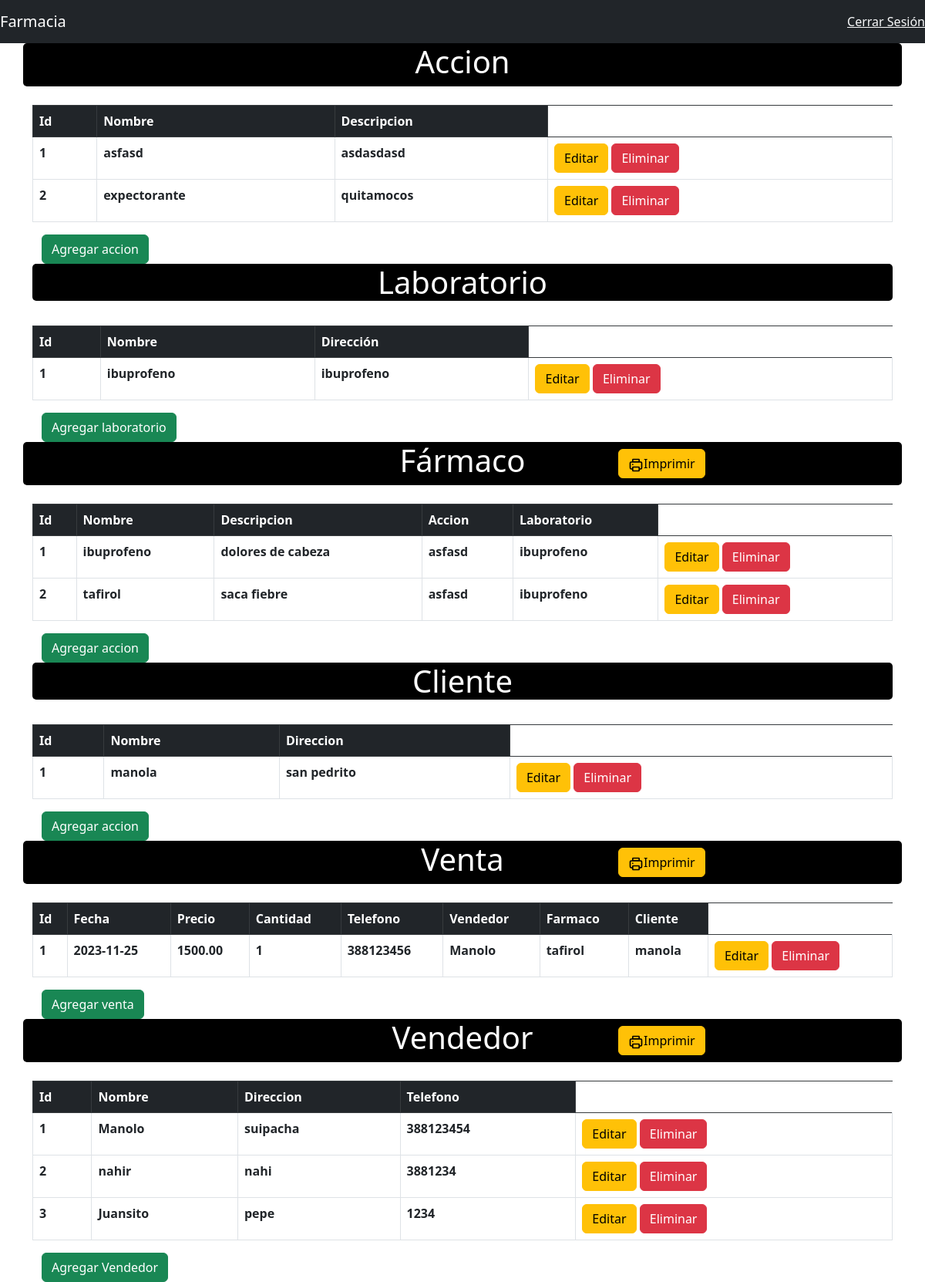
/Index.php (signed in), run on the app's committed database.
### tables this page shows
CREATE TABLE `accion` (
  `idaccion` int(11) NOT NULL,
  `nombre` varchar(255) NOT NULL,
  `descripcion` text DEFAULT NULL
);

CREATE TABLE `laboratorio` (
  `idlaboratorio` int(11) NOT NULL,
  `nombre` varchar(255) NOT NULL,
  `direccion` varchar(255) NOT NULL
);

CREATE TABLE `farmaco` (
  `idfarmaco` int(11) NOT NULL,
  `nombre` varchar(255) NOT NULL,
  `descripcion` text DEFAULT NULL,
  `idaccion` int(11) DEFAULT NULL,
  `idlaboratorio` int(11) DEFAULT NULL
);

CREATE TABLE `cliente` (
  `idcliente` int(11) NOT NULL,
  `nombre` varchar(255) NOT NULL,
  `direccion` varchar(255) NOT NULL
);

CREATE TABLE `venta` (
  `idventa` int(11) NOT NULL,
  `fecha` date NOT NULL,
  `precio` decimal(10,2) NOT NULL,
  `cantidad` int(11) NOT NULL,
  `telefono` varchar(15) NOT NULL,
  `idvendedor` int(11) DEFAULT NULL,
  `idfarmaco` int(11) DEFAULT NULL,
  `idcliente` int(11) DEFAULT NULL
);

CREATE TABLE `vendedor` (
  `idvendedor` int(11) NOT NULL,
  `nombre` varchar(255) NOT NULL,
  `direccion` varchar(255) NOT NULL,
  `telefono` varchar(15) NOT NULL,
  `contrasena` varchar(50) NOT NULL
);

### Index.php (the view, shortened to what this page needs)
<!doctype html>
<html lang="en">
<head>
    <link href="https://cdn.jsdelivr.net/npm/bootstrap@5.2.2/dist/css/bootstrap.min.css" rel="stylesheet">
</head>
<body>
    <nav class="navbar navbar-dark bg-dark" aria-label="First navbar example">
        <a class="navbar-brand" href="#">Farmacia</a>
        <a class="nav-item bg-dark text-light" href="cerrar_sesion.php">Cerrar Sesión</a>
    </nav>
    <div class="accion">
        <div class="container">
            <div class="row align-items-center" style="background-color: black; color:white; border-radius: 5px;">
                <div class="col-4">
                    <h1 class="text-center">Accion</h1>
                </div>
            </div>
        </div>
        <br>
        <div class="container">
            <table class="table table-bordered">
                <thead class="table-dark">
                    <tr>
                        <th scope="col">Id</th>
                        <th scope="col">Nombre</th>
                        <th scope="col">Descripcion</th>
                    </tr>
                </thead>
                <tbody>
                    <?php
                    require("Config/Conexion.php");
                    $sql = $conexion->query("SELECT * FROM accion");
                    while ($resultado = $sql->fetch_assoc()) {
                    ?>
                        <tr>
                            <th scope="row"><?php echo $resultado['idaccion']?></th>
                            <th scope="row"><?php echo $resultado['nombre']?></th>
                            <th scope="row"><?php echo $resultado['descripcion']?></th>
                            <th>
                                <a href="Formularios/accion/EditarForm.php?Id=<?php echo $resultado['idaccion']?>" class="btn btn-warning">Editar</a>
                                <a href="CRUD/accion/EliminarDatos.php?Id=<?php echo $resultado['idaccion']?>" class="btn btn-danger">Eliminar</a>
                            </th>
                        </tr>
                    <?php
                    }
                    ?>
                </tbody>
            </table>
            <div class="container">
                <a href="Formularios/accion/AgregarForm.php" class="btn btn-success">Agregar accion</a>
            </div>
        </div>
    </div>
    <div class="laboratorio">
        <div class="container">
            <h1 class="text-center" style="background-color: black; color:white; border-radius: 5px;">Laboratorio</h1>
        </div>
        <br>
        <div class="container">
            <table class="table table-bordered">
                <thead class="table-dark">
                    <tr>
                        <th scope="col">Id</th>
                        <th scope="col">Nombre</th>
                        <th scope="col">Dirección</th>
                    </tr>
                </thead>
                <tbody>
                    <?php
                    require("Config/Conexion.php");
                    $sql = $conexion->query("SELECT * FROM laboratorio");
                    while ($resultado = $sql->fetch_assoc()) {
                    ?>
                        <tr>
                            <th scope="row"><?php echo $resultado['idlaboratorio']?></th>
                            <th scope="row"><?php echo $resultado['nombre']?></th>
                            <th scope="row"><?php echo $resultado['direccion']?></th>
                            <th>
                                <a href="Formularios/laboratorio/EditarForm.php?Id=<?php echo $resultado['idlaboratorio']?>" class="btn btn-warning">Editar</a>
                                <a href="CRUD/laboratorio/EliminarDatos.php?Id=<?php echo $resultado['idlaboratorio']?>" class="btn btn-danger">Eliminar</a>
                            </th>
                        </tr>
                    <?php
                    }
                    ?>
                </tbody>
            </table>
            <div class="container">
                <a href="Formularios/laboratorio/AgregarForm.php" class="btn btn-success">Agregar laboratorio</a>
            </div>
        </div>
    </div>
    <div class="farmaco">
        <div class="container">
            <div class="row align-items-center" style="background-color: black; color:white; border-radius: 5px;">
                <div class="col-4">
                    <h1 class="text-center">Fármaco</h1>
                </div>
                <div class="col-4">
                        <a href="/CRUD/farmaco/imprimir.php" class="btn btn-warning"><img src="printer.svg" style="height: 20px;">Imprimir</a>
                </div>
            </div>
        </div>
        <br>
        <div class="container">
            <table class="table table-bordered">
                <thead class="table-dark">
                    <tr>
                        <th scope="col">Id</th>
                        <th scope="col">Nombre</th>
                        <th scope="col">Descripcion</th>
                        <th scope="col">Accion</th>
                        <th scope="col">Laboratorio</th>
                    </tr>
                </thead>
                <tbody>
                    <?php
                    require("Config/Conexion.php");
                    $sql = $conexion->query("SELECT farmaco.idfarmaco, farmaco.nombre AS farmaco_nombre, farmaco.descripcion,
                    accion.nombre AS accion_nombre, laboratorio.nombre AS laboratorio_nombre
                    FROM farmaco
                    LEFT JOIN accion ON farmaco.idaccion = accion.idaccion
                    LEFT JOIN laboratorio ON farmaco.idlaboratorio = laboratorio.idlaboratorio
             ");
                    while ($resultado = $sql->fetch_assoc()) {
                    ?>
                        <tr>
                            <th scope="row"><?php echo $resultado['idfarmaco']?></th>
                            <th scope="row"><?php echo $resultado['farmaco_nombre']?></th>
                            <th scope="row"><?php echo $resultado['descripcion']?></th>
                            <th scope="row"><?php echo $resultado['accion_nombre']?></th>
                            <th scope="row"><?php echo $resultado['laboratorio_nombre']?></th>
                            <th>
                                <a href="Formularios/farmaco/EditarForm.php?Id=<?php echo $resultado['idfarmaco']?>" class="btn btn-warning">Editar</a>
                                <a href="CRUD/farmaco/EliminarDatos_accion.php?Id=<?php echo $resultado['idfarmaco']?>" class="btn btn-danger">Eliminar</a>
                            </th>
                        </tr>
                    <?php
                    }
                    ?>
                </tbody>
            </table>
            <div class="container">
                <a href="Formularios/farmaco/AgregarForm.php" class="btn btn-success">Agregar accion</a>
            </div>
        </div>
    </div>
    <div class="cliente">
        <div class="container">
            <h1 class="text-center" style="background-color: black; color:white; border-radius: 5px;">Cliente</h1>
        </div>
        <br>
        <div class="container">
            <table class="table table-bordered">
                <thead class="table-dark">
                    <tr>
                        <th scope="col">Id</th>
                        <th scope="col">Nombre</th>
                        <th scope="col">Direccion</th>
                    </tr>
                </thead>
                <tbody>
                    <?php
                    require("Config/Conexion.php");
                    $sql = $conexion->query("SELECT * FROM cliente");
                    while ($resultado = $sql->fetch_assoc()) {
                    ?>
                        <tr>
                            <th scope="row"><?php echo $resultado['idcliente']?></th>
                            <th scope="row"><?php echo $resultado['nombre']?></th>
                            <th scope="row"><?php echo $resultado['direccion']?></th>
                            <th>
                                <a href="Formularios/cliente/EditarForm.php?Id=<?php echo $resultado['idcliente']?>" class="btn btn-warning">Editar</a>
                                <a href="CRUD/cliente/EliminarDatos.php?Id=<?php echo $resultado['idcliente']?>" class="btn btn-danger">Eliminar</a>
                            </th>
                        </tr>
                    <?php
                    }
                    ?>
                </tbody>
            </table>
            <div class="container">
                <a href="Formularios/cliente/AgregarForm.php" class="btn btn-success">Agregar accion</a>
            </div>
        </div>
    </div>
    <div class="venta">
       <div class="container">
           <div class="row align-items-center" style="background-color: black; color:white; border-radius: 5px;">
                <div class="col-4">
                    <h1 class="text-center">Venta</h1>
                </div>
                <div class="col-4">
                        <a href="/CRUD/venta/imprimir.php" class="btn btn-warning"><img src="printer.svg" style="height: 20px;">Imprimir</a>
                </div>
            </div>
       </div>
        <br>
        <div class="container">
            <table class="table table-bordered">
                <thead class="table-dark">
                    <tr>
                        <th scope="col">Id</th>
                        <th scope="col">Fecha</th>
                        <th scope="col">Precio</th>
                        <th scope="col">Cantidad</th>
                        <th scope="col">Telefono</th>
                        <th scope="col">Vendedor</th>
                        <th scope="col">Farmaco</th>
                        <th scope="col">Cliente</th>
                    </tr>
                </thead>
                <tbody>
                    <?php
                    require("Config/Conexion.php");
                    $sql = $conexion->query("SELECT venta.idventa, venta.fecha, venta.precio, venta.cantidad, venta.telefono,
                    vendedor.nombre AS nombre_vendedor,
                    farmaco.nombre AS nombre_farmaco,
                    cliente.nombre AS nombre_cliente
                    FROM venta
                    LEFT JOIN vendedor ON venta.idvendedor = vendedor.idvendedor
                    LEFT JOIN farmaco ON venta.idfarmaco = farmaco.idfarmaco
                    LEFT JOIN cliente ON venta.idcliente = cliente.idcliente;
                    ");
                    while ($resultado = $sql->fetch_assoc()) {
                    ?>
                        <tr>
                            <th scope="row"><?php echo $resultado['idventa']?></th>
                            <th scope="row"><?php echo $resultado['fecha']?></th>
                            <th scope="row"><?php echo $resultado['precio']?></th>
                            <th scope="row"><?php echo $resultado['cantidad']?></th>
                            <th scope="row"><?php echo $resultado['telefono']?></th>
                            <th scope="row"><?php echo $resultado['nombre_vendedor']?></th>
                            <th scope="row"><?php echo $resultado['nombre_farmaco']?></th>
                            <th scope="row"><?php echo $resultado['nombre_cliente']?></th>
                            <th>
                                <a href="Formularios/venta/EditarForm.php?Id=<?php echo $resultado['idventa']?>" class="btn btn-warning">Editar</a>
                                <a href="CRUD/venta/EliminarDatos.php?Id=<?php echo $resultado['idventa']?>" class="btn btn-danger">Eliminar</a>
                            </th>
                        </tr>
                    <?php
                    }
                    ?>
                </tbody>
            </table>
            <div class="container">
                <a href="Formularios/venta/AgregarForm.php" class="btn btn-success">Agregar venta</a>
            </div>
        </div>
    </div>
    <div class="vendedor">
        <div class="container">
           <div class="row align-items-center" style="background-color: black; color:white; border-radius: 5px;">
                <div class="col-4">
                    <h1 class="text-center">Vendedor</h1>
                </div>
                <div class="col-4">
                        <a href="/CRUD/vendedor/imprimir.php" class="btn btn-warning"><img src="printer.svg" style="height: 20px;">Imprimir</a>
                </div>
            </div>
       </div>
        <br>
        <div class="container">
            <table class="table table-bordered">
                <thead class="table-dark">
                    <tr>
                        <th scope="col">Id</th>
                        <th scope="col">Nombre</th>
                        <th scope="col">Direccion</th>
                        <th scope="col">Telefono</th>
                    </tr>
                </thead>
                <tbody>
                    <?php
                    require("Config/Conexion.php");
                    $sql = $conexion->query("SELECT * FROM vendedor");
                    while ($resultado = $sql->fetch_assoc()) {
                    ?>
                        <tr>
                            <th scope="row"><?php echo $resultado['idvendedor']?></th>
                            <th scope="row"><?php echo $resultado['nombre']?></th>
                            <th scope="row"><?php echo $resultado['direccion']?></th>
                            <th scope="row"><?php echo $resultado['telefono']?></th>
                            <th>
                                <a href="Formularios/vendedor/EditarForm.php?Id=<?php echo $resultado['idvendedor']?>" class="btn btn-warning">Editar</a>
                                <a href="CRUD/vendedor/EliminarDatos.php?Id=<?php echo $resultado['idvendedor']?>" class="btn btn-danger">Eliminar</a>
                            </th>
                        </tr>
                    <?php
                    }
                    ?>
                </tbody>
            </table>
            <div class="container">
                <a href="Formularios/vendedor/AgregarForm.php" class="btn btn-success">Agregar Vendedor</a>
            </div>
        </div>
    </div>
</body>
</html>

### data on the page
accion: idaccion "1", nombre "asfasd", descripcion "asdasdasd"
accion: idaccion "2", nombre "expectorante", descripcion "quitamocos"
laboratorio: idlaboratorio "1", nombre "ibuprofeno", direccion "ibuprofeno"
farmaco: idfarmaco "1", nombre "ibuprofeno", descripcion "dolores de cabeza", idaccion.nombre "asfasd", idlaboratorio.nombre "ibuprofeno"
farmaco: idfarmaco "2", nombre "tafirol", descripcion "saca fiebre", idaccion.nombre "asfasd", idlaboratorio.nombre "ibuprofeno"
cliente: idcliente "1", nombre "manola", direccion "san pedrito"
venta: idventa "1", fecha "2023-11-25", precio "1500.00", cantidad "1", telefono "388123456", idvendedor.nombre "Manolo", idfarmaco.nombre "tafirol", idcliente.nombre "manola"
vendedor: idvendedor "1", nombre "Manolo", direccion "suipacha", telefono "388123454"
vendedor: idvendedor "2", nombre "nahir", direccion "nahi", telefono "3881234"
vendedor: idvendedor "3", nombre "Juansito", direccion "pepe", telefono "1234"
